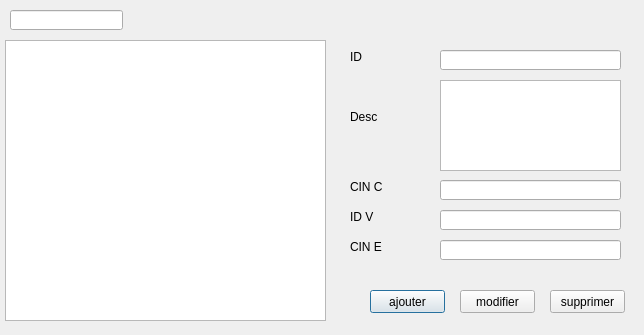
<?xml version="1.0" encoding="UTF-8"?>
<ui version="4.0">
 <class>Dialog_Reclamation</class>
 <widget class="QDialog" name="Dialog_Reclamation">
  <property name="geometry">
   <rect>
    <x>0</x>
    <y>0</y>
    <width>644</width>
    <height>335</height>
   </rect>
  </property>
  <property name="windowTitle">
   <string>Dialog</string>
  </property>
  <widget class="QTableView" name="data">
   <property name="geometry">
    <rect>
     <x>5</x>
     <y>40</y>
     <width>321</width>
     <height>281</height>
    </rect>
   </property>
  </widget>
  <widget class="QLineEdit" name="ID">
   <property name="geometry">
    <rect>
     <x>440</x>
     <y>50</y>
     <width>181</width>
     <height>20</height>
    </rect>
   </property>
  </widget>
  <widget class="QLineEdit" name="CINC">
   <property name="geometry">
    <rect>
     <x>440</x>
     <y>180</y>
     <width>181</width>
     <height>20</height>
    </rect>
   </property>
  </widget>
  <widget class="QLineEdit" name="IDV">
   <property name="geometry">
    <rect>
     <x>440</x>
     <y>210</y>
     <width>181</width>
     <height>20</height>
    </rect>
   </property>
  </widget>
  <widget class="QLineEdit" name="CINE">
   <property name="geometry">
    <rect>
     <x>440</x>
     <y>240</y>
     <width>181</width>
     <height>20</height>
    </rect>
   </property>
  </widget>
  <widget class="QLineEdit" name="search">
   <property name="geometry">
    <rect>
     <x>10</x>
     <y>10</y>
     <width>113</width>
     <height>20</height>
    </rect>
   </property>
  </widget>
  <widget class="QLabel" name="label">
   <property name="geometry">
    <rect>
     <x>350</x>
     <y>50</y>
     <width>47</width>
     <height>13</height>
    </rect>
   </property>
   <property name="text">
    <string>ID</string>
   </property>
  </widget>
  <widget class="QLabel" name="label_2">
   <property name="geometry">
    <rect>
     <x>350</x>
     <y>110</y>
     <width>47</width>
     <height>13</height>
    </rect>
   </property>
   <property name="text">
    <string>Desc</string>
   </property>
  </widget>
  <widget class="QLabel" name="label_4">
   <property name="geometry">
    <rect>
     <x>350</x>
     <y>180</y>
     <width>47</width>
     <height>13</height>
    </rect>
   </property>
   <property name="text">
    <string>CIN C</string>
   </property>
  </widget>
  <widget class="QLabel" name="label_5">
   <property name="geometry">
    <rect>
     <x>350</x>
     <y>240</y>
     <width>47</width>
     <height>13</height>
    </rect>
   </property>
   <property name="text">
    <string>CIN E</string>
   </property>
  </widget>
  <widget class="QPushButton" name="ajouter">
   <property name="geometry">
    <rect>
     <x>370</x>
     <y>290</y>
     <width>75</width>
     <height>23</height>
    </rect>
   </property>
   <property name="text">
    <string>ajouter</string>
   </property>
  </widget>
  <widget class="QPushButton" name="modifier">
   <property name="geometry">
    <rect>
     <x>460</x>
     <y>290</y>
     <width>75</width>
     <height>23</height>
    </rect>
   </property>
   <property name="text">
    <string>modifier</string>
   </property>
  </widget>
  <widget class="QPushButton" name="supprimer">
   <property name="geometry">
    <rect>
     <x>550</x>
     <y>290</y>
     <width>75</width>
     <height>23</height>
    </rect>
   </property>
   <property name="text">
    <string>supprimer</string>
   </property>
  </widget>
  <widget class="QTextEdit" name="DESC">
   <property name="geometry">
    <rect>
     <x>440</x>
     <y>80</y>
     <width>181</width>
     <height>91</height>
    </rect>
   </property>
  </widget>
  <widget class="QLabel" name="label_6">
   <property name="geometry">
    <rect>
     <x>350</x>
     <y>210</y>
     <width>47</width>
     <height>13</height>
    </rect>
   </property>
   <property name="text">
    <string>ID V</string>
   </property>
  </widget>
 </widget>
 <resources/>
 <connections/>
</ui>
